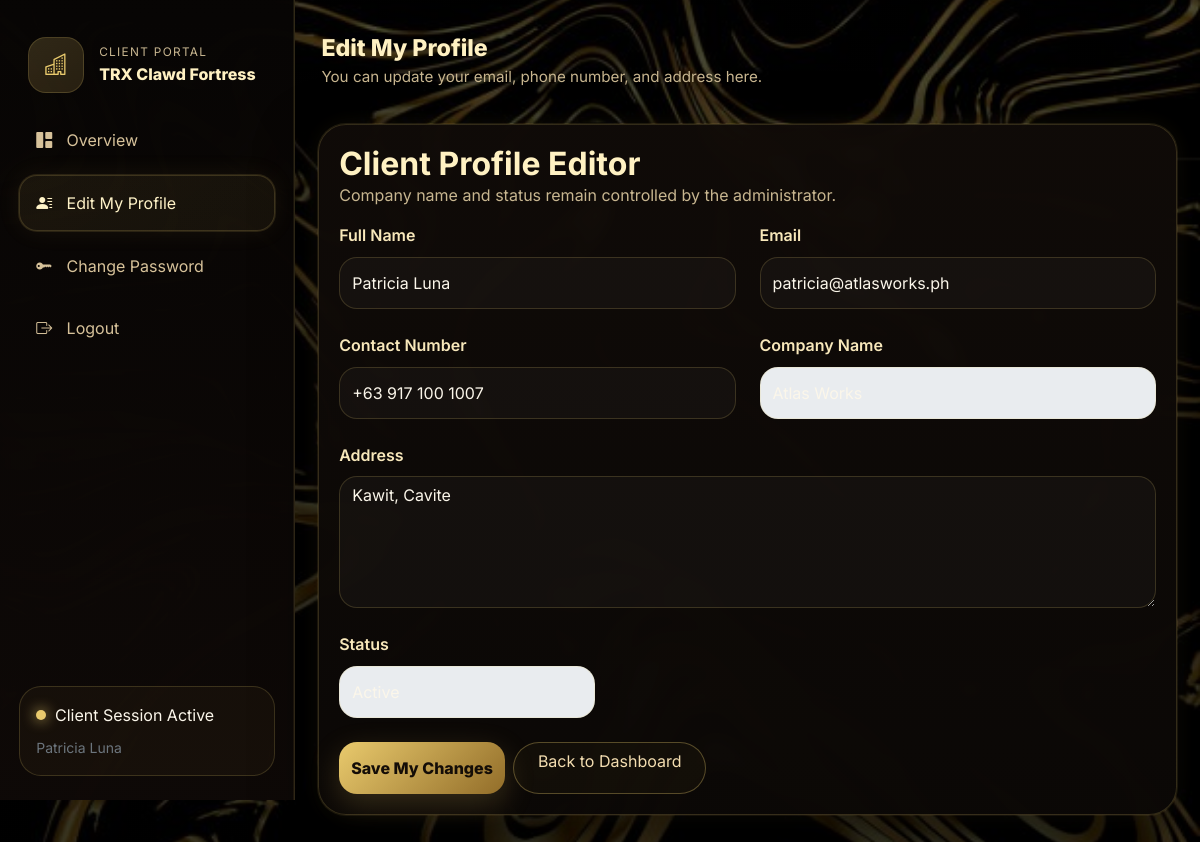
/client_profile.php (signed in), run on the app's committed database.
### tables this page shows
CREATE TABLE `clients` (
  `id` int(11) NOT NULL,
  `full_name` varchar(100) NOT NULL,
  `email` varchar(100) NOT NULL,
  `contact_number` varchar(20) NOT NULL,
  `company_name` varchar(100) NOT NULL,
  `address` text NOT NULL,
  `profile_image` varchar(255) DEFAULT NULL,
  `status` enum('Active','Inactive') NOT NULL DEFAULT 'Active',
  `created_at` timestamp NOT NULL DEFAULT current_timestamp(),
  `updated_at` timestamp NULL DEFAULT NULL
);

### includes/bootstrap.php (called while the page is built, shortened)
<?php
function e($value): string { return htmlspecialchars((string)$value, ENT_QUOTES, 'UTF-8'); }
?>

### config/Database.php (called while the page is built, shortened)
<?php
class Database {
    private string $host = 'localhost';
    private string $db_name = 'trx_clawd_fortress';
    private string $username = 'root';
    private string $password = '';
    private ?PDO $conn = null;
    public function connect(): PDO {
        try {
            $dsn = sprintf('mysql:host=%s;dbname=%s;charset=utf8mb4', $this->host, $this->db_name);
            $this->conn = new PDO($dsn, $this->username, $this->password, [
                PDO::ATTR_ERRMODE => PDO::ERRMODE_EXCEPTION,
                PDO::ATTR_DEFAULT_FETCH_MODE => PDO::FETCH_ASSOC,
                PDO::ATTR_EMULATE_PREPARES => false,
            ]);
        } catch (PDOException $e) {
            exit('Database connection failed: ' . $e->getMessage());
        }
        return $this->conn;
    }
}
?>

### classes/Client.php (called while the page is built, shortened)
<?php
class Client {
    private PDO $conn; private string $table = 'clients';
    public function __construct(PDO $db) { $this->conn = $db; }
    public function getById(int $id): ?array { $stmt = $this->conn->prepare("SELECT * FROM {$this->table} WHERE id=:id LIMIT 1"); $stmt->execute([':id' => $id]); $row = $stmt->fetch(); return $row ?: null; }
}
?>

### public/client_profile.php (the view, shortened to what this page needs)
<?php require_once '../includes/client_auth_check.php';
require_once '../config/Database.php';
require_once '../classes/Client.php';
$client=new Client((new Database())->connect());
$profile=$client->getById((int)$_SESSION['client_id']);
?>
<!DOCTYPE html>
<html lang="en">
<head>
    <link href="https://cdn.jsdelivr.net/npm/bootstrap-icons@1.11.3/font/bootstrap-icons.css" rel="stylesheet">
    <link href="../assets/css/style.css" rel="stylesheet">
    <link href="https://cdn.jsdelivr.net/npm/bootstrap@5.3.3/dist/css/bootstrap.min.css" rel="stylesheet"><link href="https://cdn.jsdelivr.net/npm/bootstrap-icons@1.11.3/font/bootstrap-icons.css" rel="stylesheet"><link href="../assets/css/style.css" rel="stylesheet">
    <link href="../assets/css/branding.css" rel="stylesheet">
</head>
<body class="trx-body">
<div class="trx-shell">
    <aside class="trx-sidebar">
        <div>
            <div class="brand-mark">
                <div class="brand-icon">
                    <i class="bi bi-buildings"></i>
                </div>
                <div>
                    <div class="brand-eyebrow">Client Portal</div>
                    <div class="brand-name">TRX Clawd Fortress</div>
                </div>
            </div>
            <nav class="trx-nav">
                <a href="client_dashboard.php" class="trx-nav-link">
                    <i class="bi bi-grid-1x2-fill"></i>
                    <span>Overview</span>
                </a>
                <a href="client_profile.php" class="trx-nav-link active">
                    <i class="bi bi-person-lines-fill"></i>
                    <span>Edit My Profile</span>
                </a>
                <a href="client_change_password.php" class="trx-nav-link">
                    <i class="bi bi-key-fill"></i>
                    <span>Change Password</span>
                </a>
                <a href="client_logout.php" class="trx-nav-link">
                    <i class="bi bi-box-arrow-right"></i>
                    <span>Logout</span>
                </a>
            </nav>
        </div>
        <div class="sidebar-footer">
            <div class="mini-stat">
                <span class="mini-dot"></span>
                <span>Client Session Active</span>
            </div>
            <small class="text-secondary"><?= e($_SESSION['client_full_name']) ?></small>
        </div>
    </aside>
    <main class="trx-main">
        <header class="trx-topbar">
            <div>
                <div class="topbar-title">Edit My Profile</div>
                <div class="topbar-subtitle">You can update your email, phone number, and address here.</div>
            </div>
        </header>
        <section class="panel form-panel">
            <div class="panel-header compact">
                <div>
                    <h2>Client Profile Editor</h2>
                    <p>Company name and status remain controlled by the administrator.</p>
                </div>
            </div>
            <form method="POST" class="row g-4">
                <div class="col-md-6">
                    <label class="form-label">Full Name</label>
                    <input type="text" name="full_name" class="form-control trx-control" value="<?= e($profile['full_name']) ?>" required>
                </div>
                <div class="col-md-6">
                    <label class="form-label">Email</label>
                    <input type="email" name="email" class="form-control trx-control" value="<?= e($profile['email']) ?>" required>
                </div>
                <div class="col-md-6">
                    <label class="form-label">Contact Number</label>
                    <input type="text" name="contact_number" class="form-control trx-control" value="<?= e($profile['contact_number']) ?>" required>
                </div>
                <div class="col-md-6">
                    <label class="form-label">Company Name</label>
                    <input type="text" class="form-control trx-control" value="<?= e($profile['company_name']) ?>" disabled>
                </div>
                <div class="col-12">
                    <label class="form-label">Address</label>
                    <textarea name="address" class="form-control trx-control" rows="4" required><?= e($profile['address']) ?></textarea>
                </div>
                <div class="col-md-4">
                    <label class="form-label">Status</label>
                    <input type="text" class="form-control trx-control" value="<?= e($profile['status']) ?>" disabled>
                </div>
                <div class="col-12 d-flex gap-2 flex-wrap">
                    <button class="btn trx-btn-primary" type="submit">Save My Changes</button>
                    <a href="client_dashboard.php" class="btn btn-outline-light rounded-pill px-4">Back to Dashboard</a>
                </div>
            </form>
        </section>
    </main>
</div>
</body>
</html>

### assets/css/style.css (style rules this page uses)
:root { --bg: #070504; --bg-soft: #120d09; --panel: rgba(20, 14, 10, 0.94); --panel-2: rgba(16, 11, 8, 0.92); --panel-3: rgba(33, 22, 13, 0.88); --border: rgba(233, 202, 109, 0.18); --border-strong: rgba(233, 202, 109, 0.32); --text: #fbf6ea; --muted: #c8b690; --gold-1: #e9ca6d; --gold-2: #d3ad57; --gold-3: #af8932; --gold-4: #926d29; --gold-5: #64502a; --shadow: 0 20px 60px rgba(0,0,0,0.55); --glow: 0 0 0 1px rgba(233,202,109,.12), 0 0 24px rgba(211,173,87,.08); }
* { box-sizing: border-box; }
html, body { min-height: 100%; }
body { margin: 0; font-family: 'Inter', system-ui, -apple-system, Segoe UI, Roboto, sans-serif; color: var(--text); background: linear-gradient(rgba(0,0,0,.70), rgba(0,0,0,.78)), url('../images/liquid-gold-bg.jpg') center/cover fixed no-repeat, var(--bg); }
a { text-decoration: none; }
.form-control, .form-select { box-shadow: none !important; }
.form-label { color: #f8e8bb; font-weight: 600; margin-bottom: .6rem; }
.trx-btn-primary { background: linear-gradient(135deg, var(--gold-1), var(--gold-4)); border: 0; color: #140d07; font-weight: 800; min-height: 52px; border-radius: 18px; box-shadow: 0 10px 30px rgba(211,173,87,.22); }
.trx-body { min-height: 100vh; }
.trx-shell { display: grid; grid-template-columns: 295px 1fr; min-height: 100vh; }
.trx-sidebar { padding: 1.5rem 1.2rem; border-right: 1px solid var(--border); background: linear-gradient(180deg, rgba(7,5,4,0.98), rgba(14,9,7,0.98)); display: flex; flex-direction: column; justify-content: space-between; position: sticky; top: 0; height: 100vh; box-shadow: inset -1px 0 0 rgba(233,202,109,0.08); }
.brand-mark { display: flex; gap: .95rem; align-items: center; padding: .8rem .55rem 1.2rem; }
.brand-icon { width: 56px; height: 56px; border-radius: 18px; display: grid; place-items: center; font-size: 1.35rem; background: linear-gradient(145deg, rgba(233,202,109,0.18), rgba(100,80,42,0.35)); color: var(--gold-1); border: 1px solid var(--border); }
.brand-eyebrow { font-size: .74rem; text-transform: uppercase; letter-spacing: .11em; color: var(--muted); }
.brand-name { font-size: 1rem; font-weight: 800; color: #fff1c2; }
.trx-nav { display: grid; gap: .4rem; }
.trx-nav-link { display: flex; align-items: center; gap: .9rem; color: #d7c29a; padding: .95rem 1rem; border-radius: 18px; transition: all .18s ease; border: 1px solid transparent; }
.trx-nav-link:hover, .trx-nav-link.active { color: #fff3c8; background: linear-gradient(145deg, rgba(233,202,109,0.08), rgba(100,80,42,0.16)); border-color: var(--border); box-shadow: var(--glow); }
.sidebar-footer { padding: 1rem; border-radius: 22px; border: 1px solid var(--border); background: rgba(233,202,109,0.04); }
.mini-stat { display: flex; align-items: center; gap: .55rem; margin-bottom: .5rem; }
.mini-dot { width: 10px; height: 10px; border-radius: 50%; background: var(--gold-1); box-shadow: 0 0 14px var(--gold-1); }
.trx-main { padding: 1.3rem 1.45rem 2rem; }
.trx-topbar { display: flex; justify-content: space-between; gap: 1rem; align-items: center; margin-bottom: 1.2rem; padding: .65rem .2rem 1rem; }
.topbar-title { font-size: 1.45rem; font-weight: 800; text-transform: capitalize; color: #fff1c2; }
.topbar-subtitle { color: var(--muted); font-size: .95rem; }
.panel { background: linear-gradient(180deg, rgba(16,11,8,0.95), rgba(11,8,6,0.96)); border: 1px solid var(--border); border-radius: 28px; padding: 1.25rem; box-shadow: var(--shadow), var(--glow); backdrop-filter: blur(8px); }
.panel-header { display: flex; justify-content: space-between; align-items: flex-start; gap: 1rem; margin-bottom: 1rem; }
.panel-header h2, .panel-header h3 { font-weight: 700; margin: 0; color: #fff1c2; }
.panel-header p { margin: 0; color: var(--muted); }
.form-panel { max-width: 980px; }
.trx-control { min-height: 52px; border-radius: 18px; background: rgba(255,255,255,0.03); border: 1px solid var(--border); color: var(--text); }
textarea.trx-control { min-height: 132px; }
.btn-outline-light, .btn-outline-info, .btn-outline-warning, .btn-outline-danger { border-color: var(--border-strong) !important; color: #f3ddb0 !important; background: rgba(233,202,109,0.03) !important; }

### data on the page
clients: full_name "Patricia Luna", email "patricia@atlasworks.ph", contact_number "+63 917 100 1007", company_name "Atlas Works", address "Kawit, Cavite", status "Active"

### other printed values
$_SESSION['client_full_name'] "Patricia Luna"
